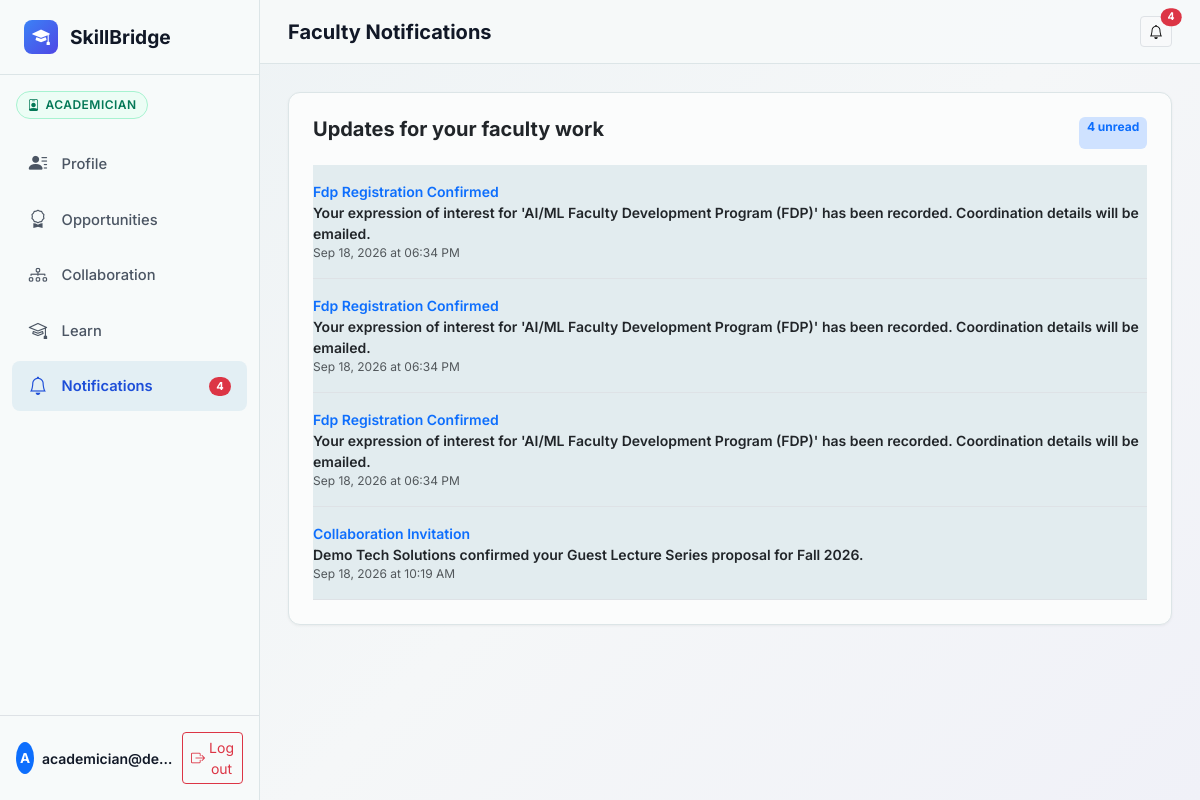
/academician/notifications (signed in), run on the app's committed database.
### models.py (models this page shows, shortened)
class User(db.Model):
    __tablename__ = 'users'
    id = db.Column(db.Integer, primary_key=True)
    email = db.Column(db.String(120), unique=True, nullable=False, index=True)
    password_hash = db.Column(db.String(255), nullable=False)
    role = db.Column(db.String(50), nullable=False)  # student, industry, academician, institution
    created_at = db.Column(db.DateTime, default=datetime.utcnow)
    student_profile = db.relationship('StudentProfile', backref='user', uselist=False, cascade="all, delete-orphan")
    industry_profile = db.relationship('IndustryProfile', backref='user', uselist=False, cascade="all, delete-orphan")
    academician_profile = db.relationship('AcademicianProfile', backref='user', uselist=False, cascade="all, delete-orphan")
    institution_profile = db.relationship('InstitutionProfile', backref='admin_user', uselist=False, cascade="all, delete-orphan")
    notifications = db.relationship('Notification', backref='user', lazy='dynamic', cascade="all, delete-orphan")

class Notification(db.Model):
    __tablename__ = 'notifications'
    id = db.Column(db.Integer, primary_key=True)
    user_id = db.Column(db.Integer, db.ForeignKey('users.id', ondelete='CASCADE'), nullable=False, index=True)
    event_type = db.Column(db.String(100), nullable=False)
    related_id = db.Column(db.Integer, nullable=True)
    message = db.Column(db.Text, nullable=False)
    read = db.Column(db.Boolean, default=False)
    created_at = db.Column(db.DateTime, default=datetime.utcnow)

### routes/academician_routes.py (the view)
@academician_bp.route('/notifications')
@role_required('academician')
def notifications():
    user = get_current_user()
    notifs = Notification.query.filter_by(user_id=user.id).order_by(Notification.created_at.desc()).all()
    unread_count = Notification.query.filter_by(user_id=user.id, read=False).count()
    return render_template(
        'academician/notifications.html',
        notifications=notifs,
        unread_count=unread_count
    )

### auth.py (called while the page is built, shortened)
def get_current_user():
    if hasattr(g, 'current_user') and g.current_user is not None:
        return g.current_user
    user_id = session.get('user_id')
    if user_id:
        user = db.session.get(User, user_id)
        if user:
            g.current_user = user
            return user

def role_required(*allowed_roles):
    def decorator(f):
        @wraps(f)
        def decorated_function(*args, **kwargs):
            user = get_current_user()
            if not user:
                if request.is_json:
                    return jsonify({'success': False, 'message': 'Authentication required.'}), 401
                flash('Please log in to access this page.', 'warning')
                return redirect(url_for('auth.login', next=request.path))
            return f(*args, **kwargs)
        return decorated_function
    return decorator

### templates/academician/notifications.html (shortened to what this page needs)
{% extends "base.html" %}
{% block page_title %}Faculty Notifications{% endblock %}
{% block content %}<div class="card card-sb p-4"><div class="d-flex justify-content-between mb-3"><h5 class="fw-bold">Updates for your faculty work</h5><span class="badge bg-primary-subtle text-primary">{{ unread_count }} unread</span></div>{% for item in notifications %}<div class="border-bottom py-3 {% if not item.read %}bg-light{% endif %}"><div class="small text-primary fw-semibold">{{ item.event_type|replace('_', ' ')|title }}</div><div class="small {% if not item.read %}fw-semibold{% endif %}">{{ item.message }}</div><div class="text-muted" style="font-size:.75rem">{{ item.created_at.strftime('%b %d, %Y at %I:%M %p') }}</div></div>{% else %}<div class="text-center text-muted py-5">No faculty notifications yet.</div>{% endfor %}</div>{% endblock %}

### templates/base.html (shortened to what this page needs)
<!DOCTYPE html>
<html lang="en">
<head>
    <link href="https://cdn.jsdelivr.net/npm/bootstrap@5.3.3/dist/css/bootstrap.min.css" rel="stylesheet">
    <link rel="stylesheet" href="https://cdn.jsdelivr.net/npm/bootstrap-icons@1.11.3/font/bootstrap-icons.min.css">
    <link rel="stylesheet" href="{{ url_for('static', filename='css/style.css') }}">
</head>
<body>
    {% if current_user %}
    <div class="app-wrapper">
        <aside class="app-sidebar">
            <a href="/" class="brand-logo">
                <div class="brand-icon"><i class="bi bi-mortarboard-fill"></i></div>
                <span>SkillBridge</span>
            </a>
            <div class="px-3 pt-3 pb-1">
                <span class="role-badge role-badge-{{ current_user.role }}">
                    <i class="bi bi-person-badge"></i> {{ current_user.role }}
                </span>
            </div>
            <nav class="sidebar-nav">
                {% if current_user.role == 'student' %}
                <a href="{{ url_for('student.profile') }}" class="nav-item-link {% if request.endpoint == 'student.profile' %}active{% endif %}">
                    <i class="bi bi-person-circle"></i>
                    <span>Profile</span>
                </a>
                <a href="{{ url_for('student.skill_gap') }}" class="nav-item-link {% if request.endpoint in ['student.skill_gap', 'student.take_assessment', 'student.assessment_result', 'student.assessment_history'] %}active{% endif %}">
                    <i class="bi bi-graph-up-arrow"></i>
                    <span>Skill Gap</span>
                </a>
                <a href="{{ url_for('student.learning') }}" class="nav-item-link {% if request.endpoint == 'student.learning' %}active{% endif %}">
                    <i class="bi bi-book-half"></i>
                    <span>Learning</span>
                </a>
                <a href="{{ url_for('student.applications') }}" class="nav-item-link {% if request.endpoint == 'student.applications' %}active{% endif %}">
                    <i class="bi bi-send-check"></i>
                    <span>Applications</span>
                </a>
                <a href="{{ url_for('student.notifications') }}" class="nav-item-link {% if request.endpoint == 'student.notifications' %}active{% endif %}">
                    <i class="bi bi-bell"></i>
                    <span>Notifications</span>
                    {% if unread_notifications_count > 0 %}
                    <span class="badge bg-danger ms-auto rounded-pill">{{ unread_notifications_count }}</span>
                    {% endif %}
                </a>
                {% elif current_user.role == 'academician' %}
                <a href="{{ url_for('academician.profile') }}" class="nav-item-link {% if request.endpoint == 'academician.profile' %}active{% endif %}">
                    <i class="bi bi-person-lines-fill"></i>
                    <span>Profile</span>
                </a>
                <a href="{{ url_for('academician.opportunities') }}" class="nav-item-link {% if request.endpoint == 'academician.opportunities' %}active{% endif %}">
                    <i class="bi bi-award"></i>
                    <span>Opportunities</span>
                </a>
                <a href="{{ url_for('academician.collaboration') }}" class="nav-item-link {% if request.endpoint == 'academician.collaboration' %}active{% endif %}">
                    <i class="bi bi-diagram-3"></i>
                    <span>Collaboration</span>
                </a>
                <a href="{{ url_for('academician.learn') }}" class="nav-item-link {% if request.endpoint == 'academician.learn' %}active{% endif %}">
                    <i class="bi bi-mortarboard"></i>
                    <span>Learn</span>
                </a>
                <a href="{{ url_for('academician.notifications') }}" class="nav-item-link {% if request.endpoint == 'academician.notifications' %}active{% endif %}">
                    <i class="bi bi-bell"></i>
                    <span>Notifications</span>
                    {% if unread_notifications_count > 0 %}
                    <span class="badge bg-danger ms-auto rounded-pill">{{ unread_notifications_count }}</span>
                    {% endif %}
                </a>
                {% endif %}
            </nav>
            <div class="p-3 border-top mt-auto">
                <div class="d-flex align-items-center justify-content-between">
                    <div class="d-flex align-items-center gap-2 overflow-hidden">
                        <div class="bg-primary text-white rounded-circle d-flex align-items-center justify-content-center fw-bold" style="width: 32px; height: 32px; font-size: 0.85rem;">
                            {{ current_user.email[0]|upper }}
                        </div>
                        <div class="text-truncate">
                            <div class="small fw-semibold text-truncate">{{ current_user.email }}</div>
                        </div>
                    </div>
                    <a href="{{ url_for('auth.logout') }}" class="btn btn-sm btn-outline-danger d-inline-flex align-items-center gap-1 px-2" title="Log out of SkillBridge">
                        <i class="bi bi-box-arrow-right"></i>
                        <span>Log out</span>
                    </a>
                </div>
            </div>
        </aside>
        <div class="app-main">
            <header class="app-header">
                <div class="d-flex align-items-center gap-3">
                    <h5 class="mb-0 fw-bold">{% block page_title %}Dashboard{% endblock %}</h5>
                </div>
                <div class="d-flex align-items-center gap-2">
                    <a href="{% if current_user.role == 'student' %}{{ url_for('student.notifications') }}{% elif current_user.role == 'industry' %}{{ url_for('industry.notifications') }}{% elif current_user.role == 'academician' %}{{ url_for('academician.notifications') }}{% else %}{{ url_for('institution.notifications') }}{% endif %}" class="btn btn-sm btn-light position-relative border" title="Notifications">
                        <i class="bi bi-bell"></i>
                        {% if unread_notifications_count > 0 %}
                        <span class="position-absolute top-0 start-100 translate-middle badge rounded-pill bg-danger" style="font-size: 0.65rem;">
                            {{ unread_notifications_count }}
                        </span>
                        {% endif %}
                    </a>
                </div>
            </header>
            <main class="app-content">
                {% block content %}{% endblock %}
            </main>
        </div>
    </div>
    {% endif %}
</body>
</html>

### static/css/style.css (style rules this page uses)
:root { --sb-primary: #3B82F6; --sb-primary-hover: #2563EB; --sb-primary-dark: #1D4ED8; --sb-indigo: #4F46E5; --sb-bg-main: #EEF3F5; --sb-bg-soft: #E2ECEF; --sb-surface: #FBFCFC; --sb-surface-tinted: #F4F8F8; --sb-border: #DCE5E7; --sb-text-main: #111827; --sb-text-muted: #4B5563; --sb-text-light: #9CA3AF; --sb-success: #10B981; --sb-warning: #F59E0B; --sb-danger: #EF4444; --sb-sidebar-width: 260px; --sb-header-height: 64px; }
body { font-family: 'Inter', -apple-system, BlinkMacSystemFont, 'Segoe UI', Roboto, Helvetica, Arial, sans-serif; background-color: var(--sb-bg-main); background-image: radial-gradient(circle at 10% 0%, rgba(112, 170, 187, 0.12), transparent 30rem), radial-gradient(circle at 92% 20%, rgba(99, 102, 241, 0.08), transparent 28rem); color: var(--sb-text-main); margin: 0; padding: 0; overflow-x: hidden; -webkit-font-smoothing: antialiased; }
.app-wrapper { display: flex; min-height: 100vh; }
.app-sidebar { width: var(--sb-sidebar-width); background-color: #F7FAFA; border-right: 1px solid var(--sb-border); position: fixed; top: 0; bottom: 0; left: 0; z-index: 1020; display: flex; flex-direction: column; transition: transform 0.2s ease-in-out; }
.app-main { flex: 1; margin-left: var(--sb-sidebar-width); display: flex; flex-direction: column; min-height: 100vh; background: linear-gradient(135deg, #EEF3F5 0%, #F5F7F8 48%, #F0F1F8 100%); }
.app-header { height: var(--sb-header-height); background-color: rgba(247, 250, 250, 0.94); border-bottom: 1px solid var(--sb-border); position: sticky; top: 0; z-index: 1010; display: flex; align-items: center; justify-content: space-between; padding: 0 1.75rem; }
.app-content { padding: 1.75rem; flex: 1; padding-bottom: 5rem; }
.app-wrapper .bg-light { background-color: var(--sb-bg-soft) !important; }
.app-wrapper .card-sb.bg-white, .app-wrapper .card-sb { background-color: var(--sb-surface) !important; }
.brand-logo { display: flex; align-items: center; gap: 0.75rem; font-weight: 700; font-size: 1.2rem; color: var(--sb-text-main); text-decoration: none; padding: 1.25rem 1.5rem; border-bottom: 1px solid var(--sb-border); }
.brand-icon { width: 34px; height: 34px; background: linear-gradient(135deg, var(--sb-primary), var(--sb-indigo)); color: white; border-radius: 8px; display: flex; align-items: center; justify-content: center; font-size: 1.1rem; }
.sidebar-nav { padding: 1rem 0.75rem; display: flex; flex-direction: column; gap: 0.35rem; flex: 1; }
.nav-item-link { display: flex; align-items: center; gap: 0.85rem; padding: 0.7rem 1rem; border-radius: 8px; color: var(--sb-text-muted); font-weight: 500; font-size: 0.92rem; text-decoration: none; transition: all 0.15s ease; }
.nav-item-link.active { background-color: #E3EFF4; color: var(--sb-primary-dark); font-weight: 600; }
.nav-item-link i { font-size: 1.15rem; width: 20px; text-align: center; }
.role-badge { display: inline-flex; align-items: center; gap: 0.35rem; padding: 0.25rem 0.65rem; border-radius: 9999px; font-size: 0.75rem; font-weight: 600; text-transform: uppercase; letter-spacing: 0.04em; }
.role-badge-academician { background-color: #ECFDF5; color: #047857; border: 1px solid #A7F3D0; }
.card-sb { background-color: var(--sb-surface); border: 1px solid var(--sb-border); border-radius: 12px; box-shadow: 0 1px 3px rgba(0, 0, 0, 0.05); transition: box-shadow 0.15s ease, transform 0.15s ease; }

### data on the page
User: role "ACADEMICIAN", email "A", email "academician@de…"
Notification: event_type "Fdp Registration Confirmed", message "Your expression of interest for 'AI/ML Faculty Development Program (FDP)' has been recorded. Coordination details will be emailed.", created_at "Sep 18, 2026 at 06:34 PM"
Notification: event_type "Fdp Registration Confirmed", message "Your expression of interest for 'AI/ML Faculty Development Program (FDP)' has been recorded. Coordination details will be emailed.", created_at "Sep 18, 2026 at 06:34 PM"
Notification: event_type "Fdp Registration Confirmed", message "Your expression of interest for 'AI/ML Faculty Development Program (FDP)' has been recorded. Coordination details will be emailed.", created_at "Sep 18, 2026 at 06:34 PM"
Notification: event_type "Collaboration Invitation", message "Demo Tech Solutions confirmed your Guest Lecture Series proposal for Fall 2026.", created_at "Sep 18, 2026 at 10:19 AM"

### other printed values
{{ unread_notifications_count }} "4"
{{ unread_count }} "4"
